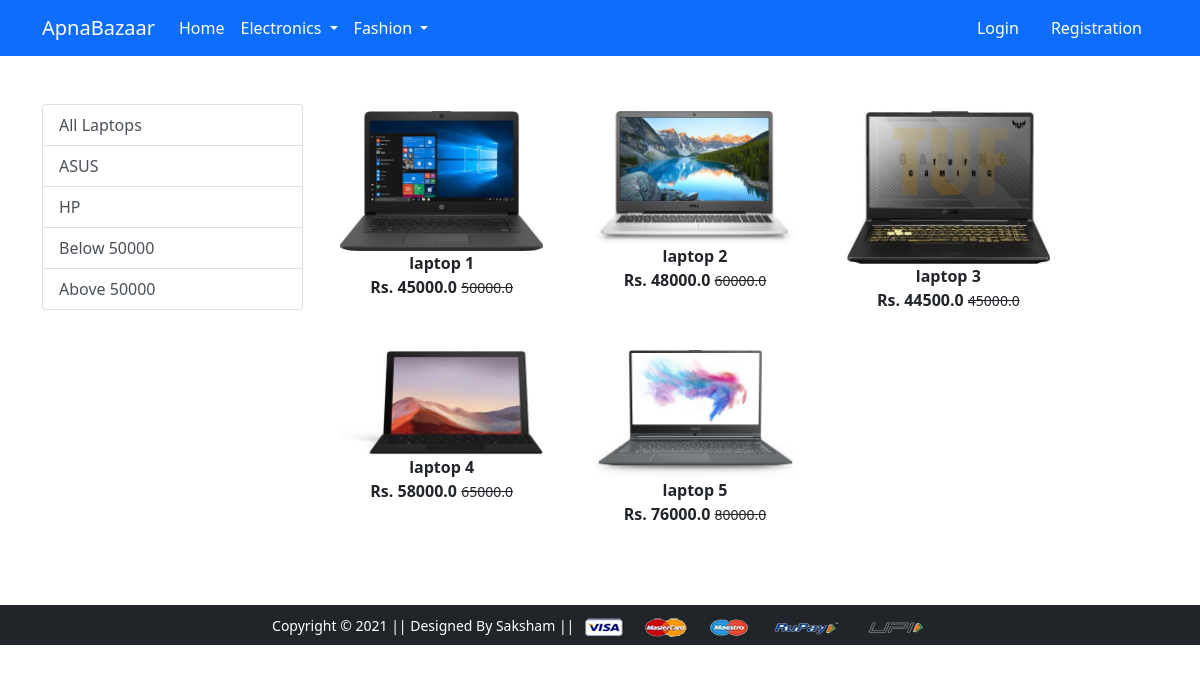
The app's page /laptop/ with its own data.
### app/models.py (models this page shows, shortened)
class Product(models.Model):
    title = models.CharField(max_length=100)
    selling_price = models.FloatField()
    discounted_price = models.FloatField()
    description = models.TextField()
    brand = models.CharField(max_length=100)
    category = models.CharField(choices=CATEGORY_CHOICES, max_length=2)
    product_image = models.ImageField(upload_to='productimg')

### app/views.py (the view)
# urls.py: path('laptop/', views.laptop, name='laptop'),
def laptop(request,data=None):
    totalitem = 0
    if data==None:
        laptops=Product.objects.filter(category='L')
    elif data=='ASUS' or data=='HP':
        laptops=Product.objects.filter(category='L').filter(brand=data)
    elif data=='below':
        laptops=Product.objects.filter(category='L').filter(discounted_price__lt=50000)
    elif data=='above':
        laptops=Product.objects.filter(category='L').filter(discounted_price__gt=50000)
    if request.user.is_authenticated:
        totalitem=len(Cart.objects.filter(user=request.user))
    return render(request, 'app/laptop.html',{'laptops':laptops,'totalitem':totalitem})

### app/templates/app/laptop.html (shortened to what this page needs)
{% extends 'app/base.html' %}
{% load static %}
{% block main-content %}
<div class="container my-5">
 <div class="row">
  <div class="col-sm-3">
   <div class="list-group">
        <a href="{% url 'laptop' %}" class="list-group-item list-group-item-action" aria-current="true">All Laptops</a>
        <a href="{% url 'laptopdata' 'ASUS' %}" class="list-group-item list-group-item-action" aria-current="true">ASUS</a>
        <a href="{% url 'laptopdata' 'HP' %}" class="list-group-item list-group-item-action" aria-current="true">HP</a>
        <a href="{% url 'laptopdata' 'below' %}" class="list-group-item list-group-item-action" aria-current="true">Below 50000</a>
        <a href="{% url 'laptopdata' 'above' %}" class="list-group-item list-group-item-action" aria-current="true">Above 50000</a>
    </div>
  </div>
  <div class="col-sm-8">
      <div class="row">
          {% for product in laptops %}
          <div class="col-sm-4 text-center mb-4">
              <a href="{% url 'product-detail' product.id %}" class="btn">
                  <div class="item">
                      <img src="{{product.product_image.url}}" class="img-fluid" alt="" height="300">
                      <div class="fw-bold">{{product.title}}</div>
                      <div class="fw-bold">Rs. {{product.discounted_price}}
                        <small class="fw-light text-decoration-line-through">{{product.selling_price}}</small>
                      </div>
                  </div>
              </a>
          </div>
          {% endfor %}
      </div>
  </div>
 </div>
</div>
{% endblock main-content %}

### records on screen
Product: product_image (picture), title "laptop 1", discounted_price "45000.0", selling_price "50000.0"
Product: product_image (picture), title "laptop 2", discounted_price "48000.0", selling_price "60000.0"
Product: product_image (picture), title "laptop 3", discounted_price "44500.0", selling_price "45000.0"
Product: product_image (picture), title "laptop 4", discounted_price "58000.0", selling_price "65000.0"
Product: product_image (picture), title "laptop 5", discounted_price "76000.0", selling_price "80000.0"
